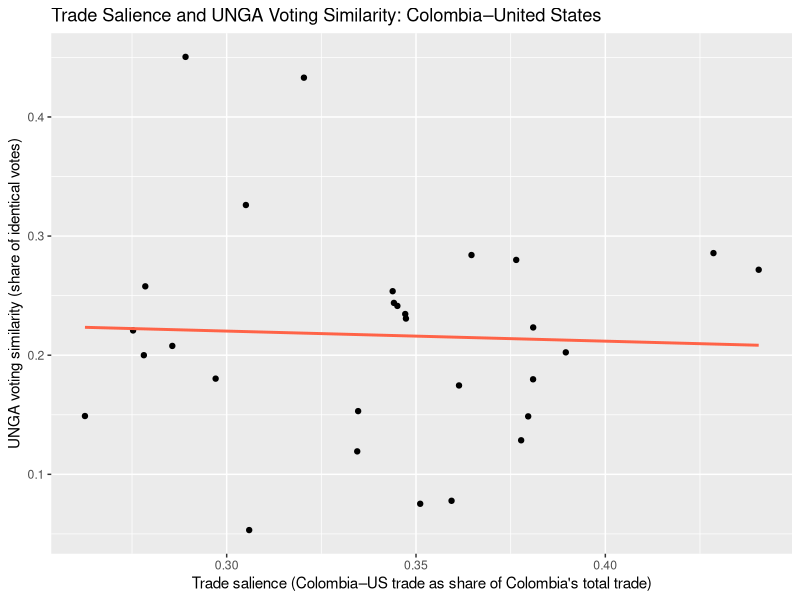
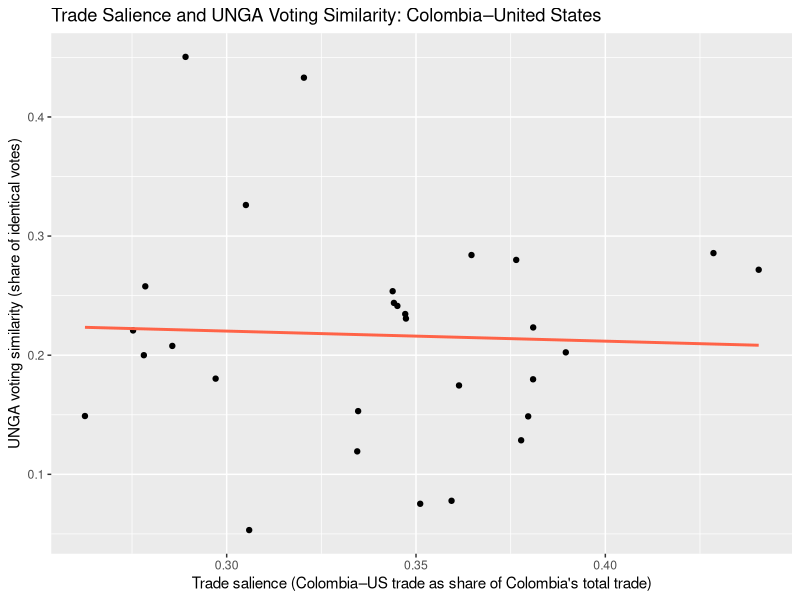

These figures' R source, in order:
# Script 05: Merge X and Y, scatter plot and correlation
# Purpose: explore covariation between trade salience and UNGA voting similarity

library(tidyverse)

# --------------------------------------------------
# 1. Load data
# --------------------------------------------------

alignment <- read_csv("data_clean/colombia_us_vote_similarity.csv")
trade     <- read_csv("data_clean/colombia_us_trade_salience.csv")  

# --------------------------------------------------
# 2. Merge by year
# --------------------------------------------------

merged <- alignment |>
  inner_join(trade, by = "year")

# --------------------------------------------------
# 3. Check the merged dataset
# --------------------------------------------------

glimpse(merged)
summary(merged)

# --------------------------------------------------
# 4. Scatter plot
# --------------------------------------------------

p_scatter <- ggplot(merged, aes(x = trade_salience, y = vote_similarity)) +
  geom_point() +
  geom_smooth(method = "lm", se = FALSE, color = "tomato") +
  labs(
    title = "Trade Salience and UNGA Voting Similarity: Colombia–United States",
    x     = "Trade salience (Colombia–US trade as share of Colombia's total trade)",
    y     = "UNGA voting similarity (share of identical votes)"
  )

p_scatter

png("outputs/scatter_trade_alignment.png", width = 7, height = 5,
    units = "in", res = 300)
print(p_scatter)
dev.off()

# --------------------------------------------------
# 5. Correlation
# --------------------------------------------------

cor(merged$trade_salience, merged$vote_similarity, use = "complete.obs")

# --------------------------------------------------
# 6. Save merged dataset
# --------------------------------------------------

write_csv(merged, "data_clean/colombia_us_merged.csv")
